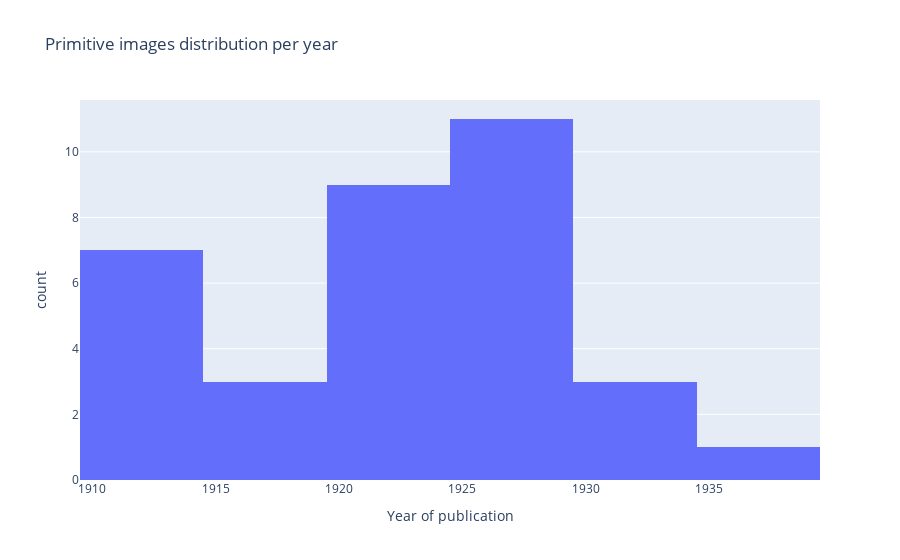

Notebook code cell kept with this figure:
### Code cell
fig = px.histogram(image_vis, x='year',
            title="Primitive images distribution per year",
                  labels={
                     "year": "Year of publication"})
fig.update_traces(textfont_size=12, textangle=0, textposition="outside", cliponaxis=False)
fig.show()
#fig.write_html('viz/image_per_year.html', auto_open=True)
fig.write_image("viz/image_per_year.png")

### Figure 1 — Plotly figure (JSON) as saved in the notebook; plotly's stock layout.template omitted (floating-point values rounded to 4 significant figures)
{"data": [{"alignmentgroup": "True", "bingroup": "x", "cliponaxis": false, "hovertemplate": "Year of publication=%{x}<br>count=%{y}<extra></extra>", "legendgroup": "", "marker": {"color": "#636efa", "pattern": {"shape": ""}}, "name": "", "offsetgroup": "", "orientation": "v", "showlegend": false, "textangle": 0, "textfont": {"size": 12}, "textposition": "outside", "type": "histogram", "x": [1923, 1925, 1919, 1921, 1912, 1922, 1920, 1914, 1937, 1922, 1919, 1928, 1924, 1920, 1912, 1926, 1926, 1914, 1925, 1928, 1921, 1931, 1928, 1928, 1929, 1914, 1913, 1931, 1932, 1914, 1929, 1919, 1920, 1925], "xaxis": "x", "yaxis": "y"}], "layout": {"autosize": true, "barmode": "relative", "legend": {"tracegroupgap": 0}, "title": {"text": "Primitive images distribution per year"}, "xaxis": {"anchor": "y", "autorange": true, "domain": [0, 1], "range": [1910.0, 1940.0], "title": {"text": "Year of publication"}, "type": "linear"}, "yaxis": {"anchor": "x", "autorange": true, "domain": [0, 1], "range": [0, 11.58], "title": {"text": "count"}}}}
